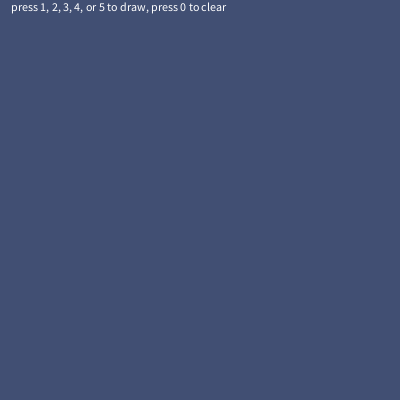
Frame 1 (no input)
Frame 60 (the mouse pressed at the canvas centre just before this capture): identical to frame 1, image omitted
Frame 120 (the mouse held since frame 60 and released just before this capture): identical to frame 1, image omitted

The Processing sketch that drew this single still picture (run headless with seeded random() and noise(); from frame 60 on, the mouse is pressed at the canvas centre):

// Processing sketch: processing_88529
// ── processing_88529.pde

/*
 *  Title: P06_06_Spirals
 *  By:    Barton Poulson (bartdoesart.com)
 *  Date:  06 February 2013
 *
 *  Assignment: 
 *    Create your own, modified version of this drawing by altering
 *    some aspect of the spirals.
 */
 
// This palette is "Indispensible" by dlgombert.
// See https://kuler.adobe.com/#themeID/2220568

color[] palette = {#414F73, #34888C, #2DA65D, #67BF47, #EEF272};

float x, y;                // These create the variables for x and y coordinates
float radiusCircle = 100;  // Defines the radius of the circle
int k = 0;                 // This record the keyboard selections

void setup() {
  size(400, 400);
  smooth();
  ellipseMode(RADIUS);
  rectMode(CENTER);
}

void draw() {
  translate(width/2, height/2);

  background(palette[0]);
  
  fill(255);
  text("press 1, 2, 3, 4, or 5 to draw, press 0 to clear", -width/2 + 10, -height/2 + 10);

  // Draw nothing
  if (k == 0) {
    noStroke();
    fill(palette[0]);
    rect(0, 20, width, height);  // Covers everything except instructions at top
  }

  // Draw a circle using ellipse
  if (k == 1) {
    fill(palette[1]);
    text("this circle is drawn with ellipse()", -width/2 + 10, height/2 - 10);
    stroke(palette[1]);
    noFill();
    ellipse(0, 0, radiusCircle, radiusCircle);
  }

  // Draw a circle with points using trigonometry
  if (k == 2) {
    fill(palette[1]);
    text("this circle is drawn with trig functions", -width/2 + 10, height/2 - 10);
    stroke(palette[4]);
    strokeWeight(5);
    for(float angle = 0; angle < 2*PI; angle += .1){
      x = cos(angle) * radiusCircle;
      y = sin(angle) * radiusCircle;
      point(x, y);
    }
  }

  // Draw dots in a spiral
  if (k == 3) {
    fill(palette[1]);
    text("this spiral is drawn with trig functions", -width/2 + 10, height/2 - 10);
    float radiusSpiralDots = 10;
    stroke(palette[3]);
    strokeWeight(5);
    for(float angle = 0; angle < 8*PI; angle += .1){
      radiusSpiralDots += 0.5;
      x = cos(angle) * radiusSpiralDots;
      y = sin(angle) * radiusSpiralDots;
      point(x, y);
    }
  }

  // Draw a spiral line by connecting dots
  if (k == 4) {
    fill(palette[1]);
    text("this spiral connects the dots", -width/2 + 10, height/2 - 10);
    float px = -999;  // Start off screen, for previous x
    float py = -999;  // Start off screen, for previous y
    float radiusSpiralLine = 10;
    stroke(palette[2]);
    strokeWeight(1);
    for(float angle = 0; angle < 8*PI; angle += .05){
      radiusSpiralLine += 0.25;
      x = cos(angle) * radiusSpiralLine;
      y = sin(angle) * radiusSpiralLine;
      if(px > -999){        // If values are on screen 
        line(x, y, px, py); // Connect current x/y with previous x/y
      }
      px = x;  // Move current x to previous x
      py = y;  // Move current y to previous y
    }
  }
  
  // Draw line spokes in a spiral, based on dots
  if (k == 5) {
    fill(palette[1]);
    text("this spiral draws spokes to end points", -width/2 + 10, height/2 - 10);
    float radiusSpiralDots = 10;
    stroke(palette[3]);
    strokeWeight(1);
    for(float angle = 0; angle < 8*PI; angle += .1){
      radiusSpiralDots += 0.5;
      x = cos(angle) * radiusSpiralDots;
      y = sin(angle) * radiusSpiralDots;
      line(0, 0, x, y);
    }
  }
}

// This allows user to select the method of drawing
// The numbers 49 etc. are ASCII codes for the number
// keys at the top of the keyboard; the variable k
// indicates the key pressed
void keyPressed() {
  if (key == 49) k = 1;
  if (key == 50) k = 2;
  if (key == 51) k = 3;
  if (key == 52) k = 4;
  if (key == 53) k = 5;
  if (key == 48) k = 0;
}
